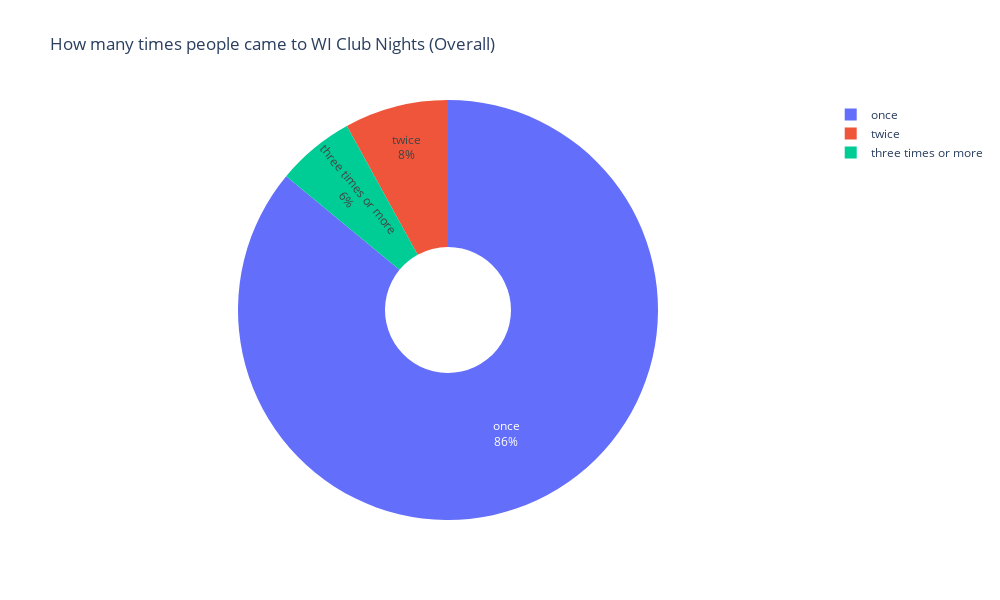

Notebook code for this chart:
### Code cell
# Visualise how many times people came to the events
mask = pie_data[pie_data['Attended (for more than 5 mins)'] > 0]
pie_data2 = mask['Attended'].value_counts(normalize=True)
piechart = px.pie(
    pie_data2,
    values='Attended',
    names=pie_data2.index,
    width=1000,
    height=600,
    hole=0.3,
    title='How many times people came to WI Club Nights (Overall)'
)
piechart.update_traces(textinfo='percent+label')
piechart.show()

### Figure 1 — Plotly figure (JSON) as saved in the notebook; plotly's stock layout.template omitted (floating-point values rounded to 4 significant figures)
{"data": [{"domain": {"x": [0, 1], "y": [0, 1]}, "hole": 0.3, "hovertemplate": "index=%{label}<br>Attended=%{value}<extra></extra>", "labels": ["once", "twice", "three times or more"], "legendgroup": "", "name": "", "showlegend": true, "textinfo": "percent+label", "type": "pie", "values": [0.86, 0.08, 0.06]}], "layout": {"height": 600, "legend": {"tracegroupgap": 0}, "title": {"text": "How many times people came to WI Club Nights (Overall)"}, "width": 1000}}
